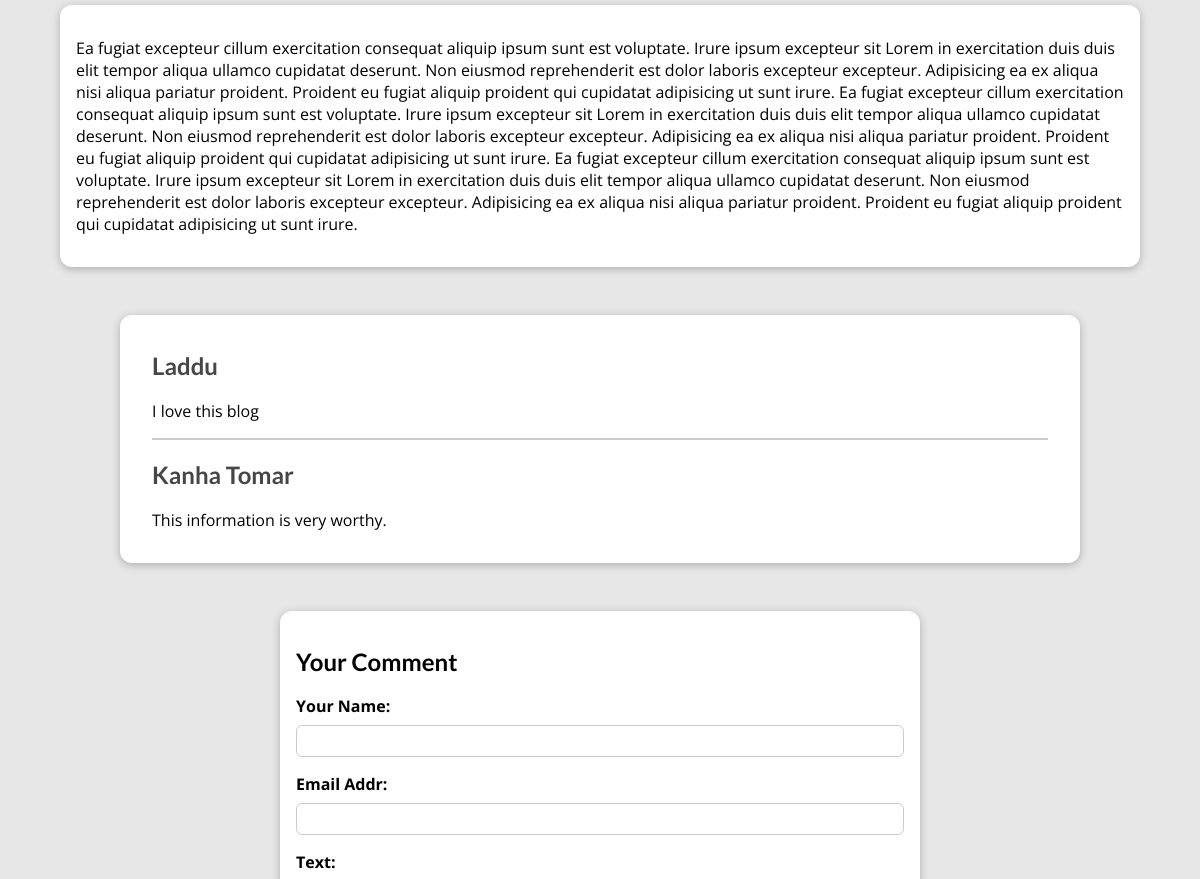
The app's page /allblogs/paragliding (middle part), older data.
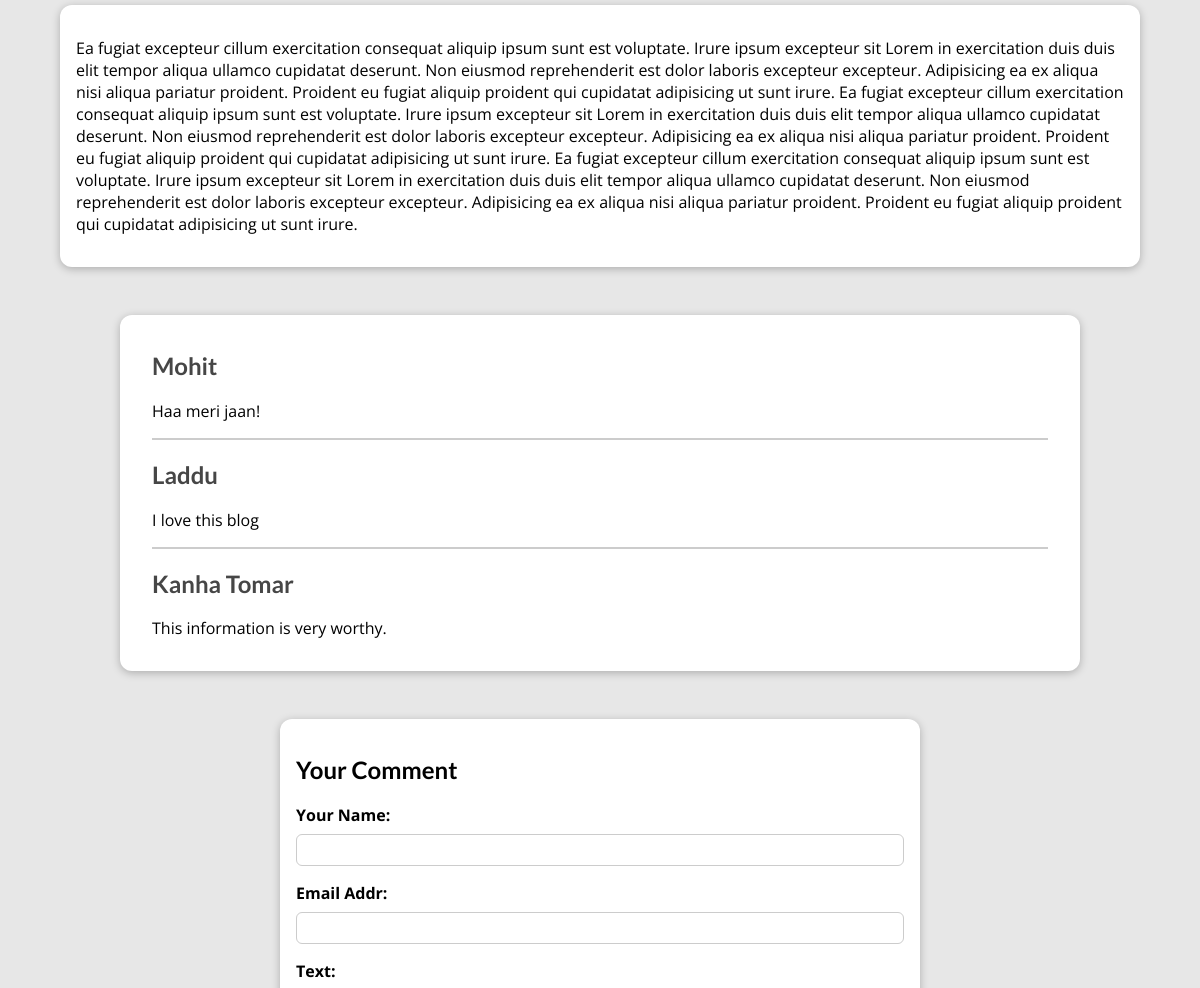
The same page, newer data.
### AllBlogs/models.py (models this page shows)
class Comment(models.Model):
    user_name = models.CharField(max_length=30)
    email_addr = models.EmailField()
    text = models.TextField(max_length=100)
    post = models.ForeignKey(Post,on_delete=models.CASCADE,related_name="comments")

### AllBlogs/views.py (the view, shortened to what this page needs)
# urls.py: path('<slug:slug>',views.BlogDetails.as_view(),name="blogDetails_page")            # http://127.0.0.1:8000/allblogs/blogname
class BlogDetails(View):
    def get(self,request,slug):                         # it also accept slug as arguement
        clicked_blog = Post.objects.get(slug=slug)       # remember get return a single object but filter return a queryset
        context = {
                    "clicked_blog":clicked_blog,
                        "post_tags":clicked_blog.tags.all(),             # tags can have multiple entries
                            "comments":clicked_blog.comments.all().order_by("-id"),        # access all the comments of this blog, its cross model queries
                                "comment_form":CommentForm()              # initialise the form
                             }
        return render(request,"AllBlogs/blog_detail.html",context)

### AllBlogs/forms.py
class CommentForm(forms.ModelForm):
    class Meta:
        model = Comment
        exclude = ["post"]        # use all columns as field except post
        labels = {
                    "user_name":"Your Name",
                    "email_addr":"Email Addr",
                    "text":"Text",
        }

### AllBlogs/models.py (called while the page is built)
    def __str__(self):
        return f"{self.first_name} {self.last_name}"

### AllBlogs/templates/AllBlogs/blog_detail.html (shortened to what this page needs)
{% extends 'base.html' %}
{% load static %}
{% block css_files %}
    <link rel="stylesheet" href="{% static 'AllBlogs/blog_detail.css' %}">
{% endblock css_files %}
{% block content %}
    <main>
        <p>{{clicked_blog.content}}</p>
    </main>
    <section id="comments">
        <ul>
            {% for comment in comments %}
                <li>
                    <h2>{{comment.user_name}}</h2>
                    <p>{{comment.text|linebreaks}}</p>
                </li>
            {% endfor %}
        </ul>
    </section>
    <section id="comment-form">
        <h2>Your Comment</h2>
        <form action="{% url 'blogDetails_page' clicked_blog.slug %}" method="POST">
            {% for form_field in comment_form %}
                <div class="form-control {% if form_field.errors %}invalid{% endif %}">
                    {{form_field.label_tag}}
                    {{form_field}}
                </div>
            {% endfor %}
        </form>
    </section>
{% endblock content %}

Row changes from the older to the newer data that the page shows:
added Comment: user_name "Mohit", text "Haa meri jaan!"
